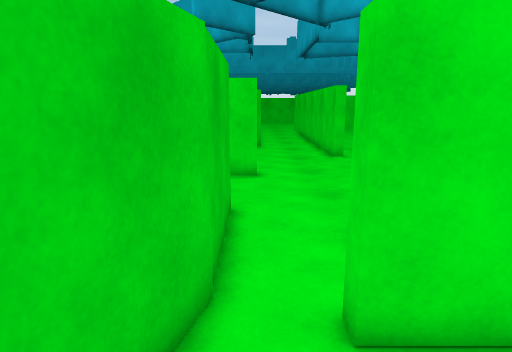
View 1 (above)

24 first-person views from a walk through a 3-D level made in the Unity game engine. The camera is 1.5 m above the floor, tilts 12° down and sees 75° across. The floor is counted in squares, 0.5 m on a side. Each view is taken from the middle of a square. On the plan, view 1 faces up. The plan holds only what a view shows up to about 20 squares ahead; the rest is blank. The place goes on beyond the plan.

View 2
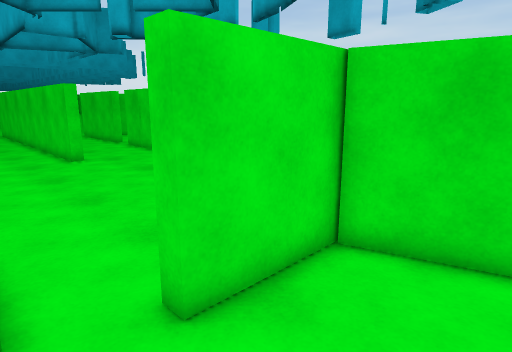

View 3
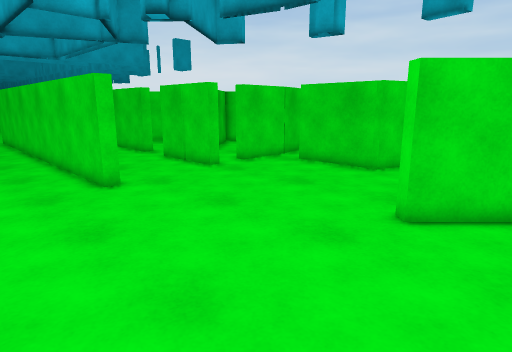

View 4
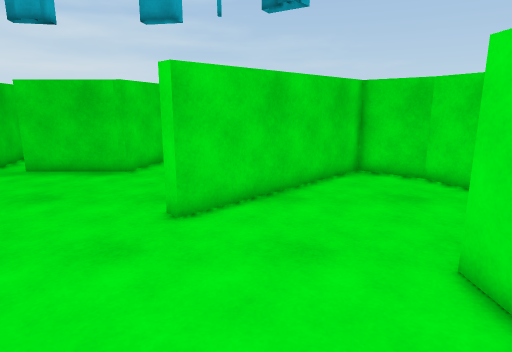

View 5
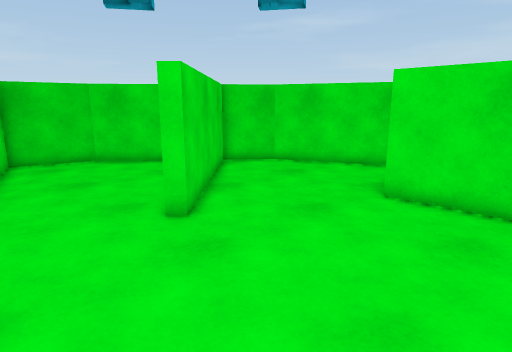

View 6
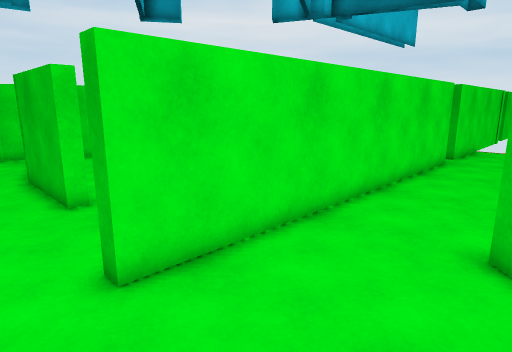

View 7
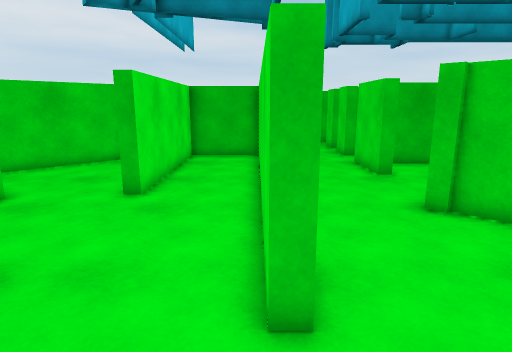

View 8
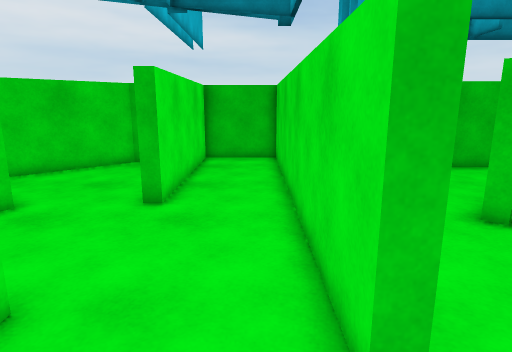

View 9
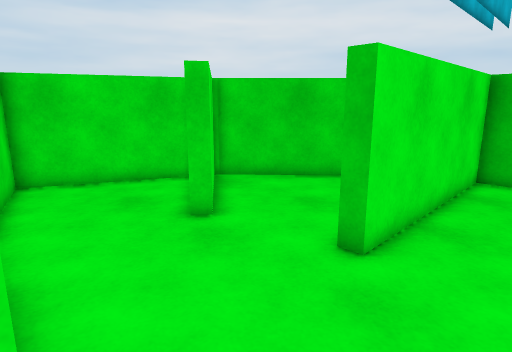

View 10
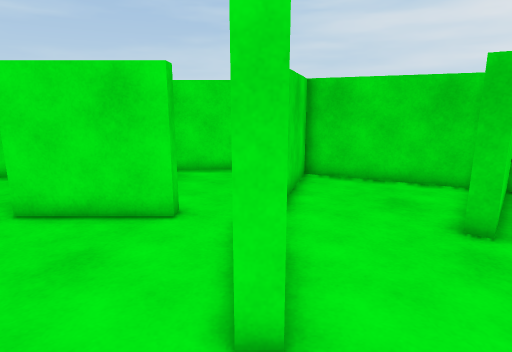

View 11
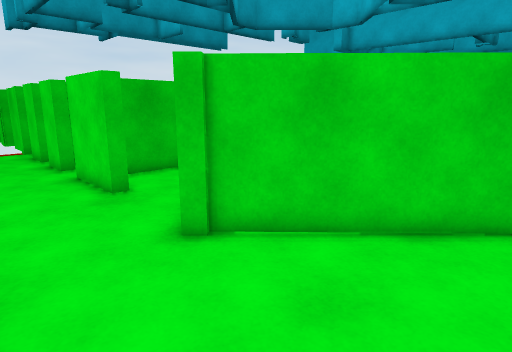

View 12
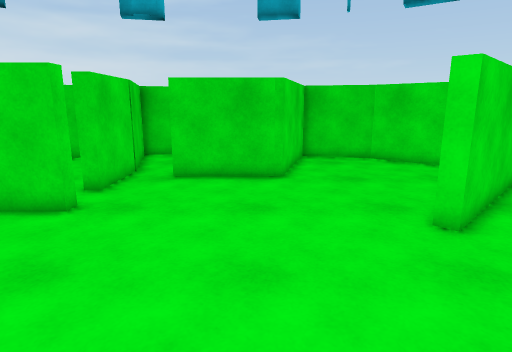

View 13
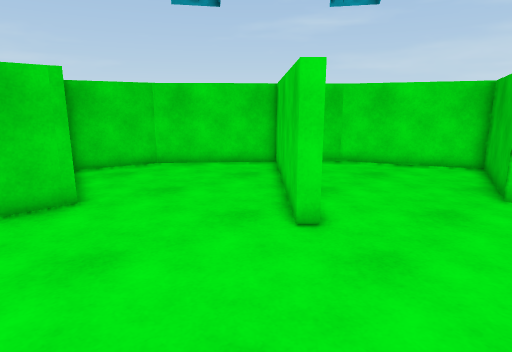

View 14
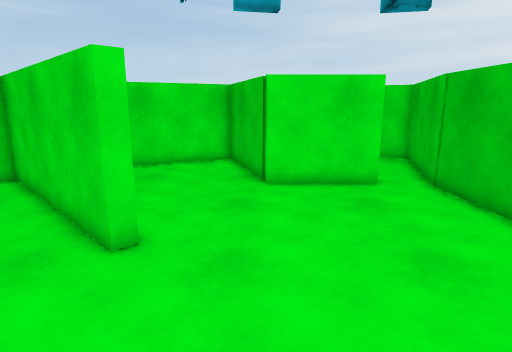

View 15
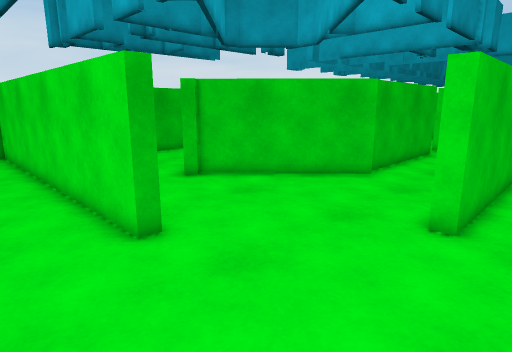

View 16
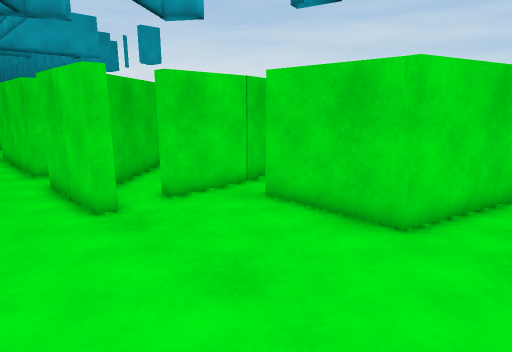

View 17
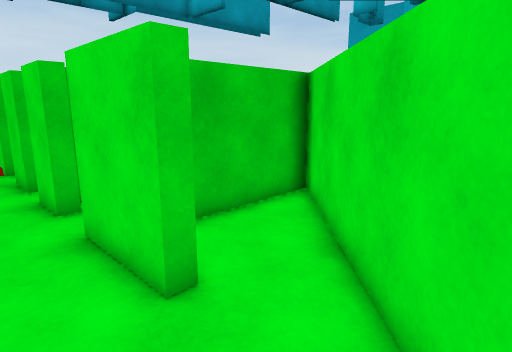

View 18
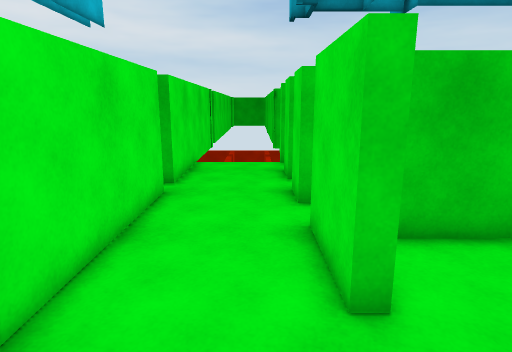

View 19
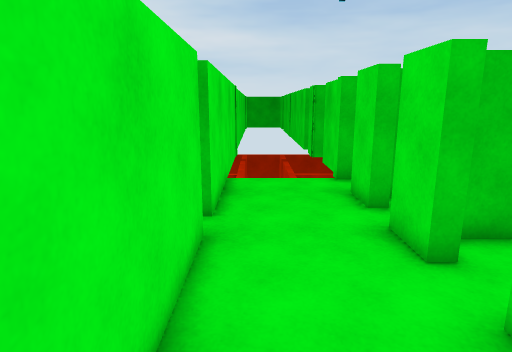

View 20
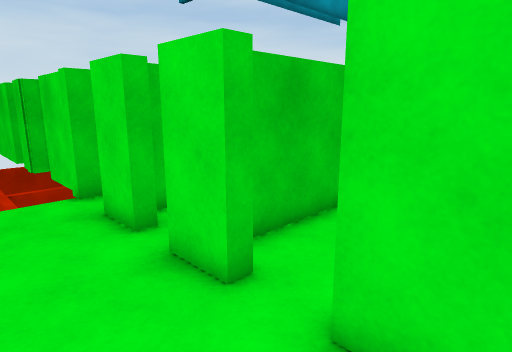

View 21
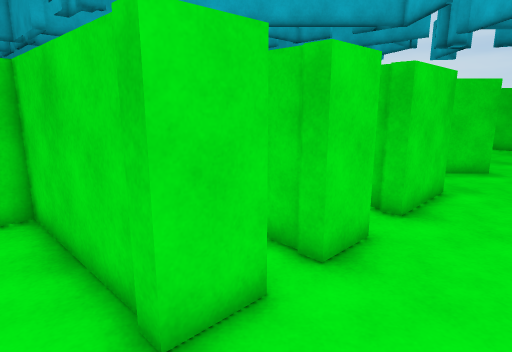

View 22
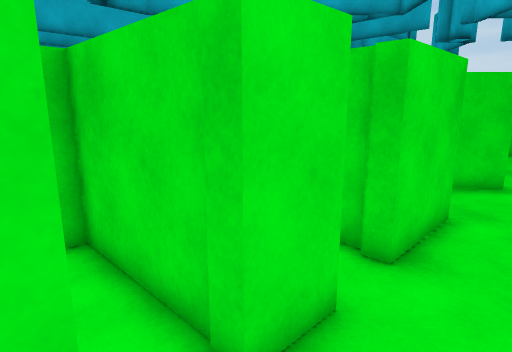

View 23
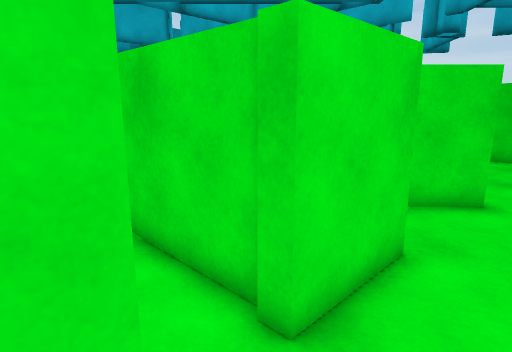

View 24
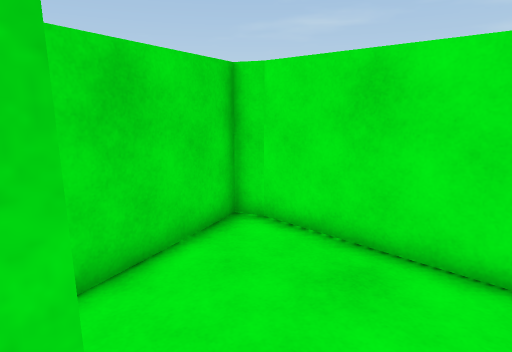

### Floor plan
Ten units are one square. View 1 is at (0, 0); x grows to the right and y downward. Boxes are objects, and circles mark ways between rooms. Rooms are numbered by the first view taken in them; rooms with no view inside come last. Other rooms are left out.
<svg viewBox="-250 -251 463 281">
<path fill="none" stroke="#000" d="M1 25 60 23M54 -37 12 -37 12 -43M-7 -48 -26 18 -10 25M68 20 51 -37M-7 -94 -7 -48M109 -205 101 -205 101 -226M12 -43 58 -43M57 -39 74 17 135 -10 154 -32 86 -101 90 -105 158 -37 199 -84 208 -122 149 -139 150 -143M-49 -194 -54 -190 -109 -245M101 -227 101 -246M51 -246 51 -193 45 -193 45 -246M150 -141 150 -186M1 -246 -52 -196M161 -205 126 -205 126 -212M-104 -200 -104 -193 -140 -193 -140 -200M-138 -201 -138 -244M-132 -246 -132 -211M-160 -200 -160 -193 -177 -193M-174 -148 0 -148 0 -142M-171 -246 -171 -206M-64 -59 -59 -55M-14 -94 -7 -94M-88 -12 -32 15 -20 -24M0 -142 -160 -142 -160 -100M-162 -101 -70 -101 -70 -94M-212 -193 -212 -200M-212 -202 -212 -245M-234 -201 -234 -193M-245 -148 -216 -148M-194 -200 -194 -193 -212 -193M-177 -193 -177 -246M-206 -209 -206 -203M-216 -148 -187 -148"/>
<circle cx="5" cy="-40" r="3" fill="#2a7"/>
<circle cx="-10" cy="-115" r="3" fill="#2a7"/>
<circle cx="-165" cy="-170" r="3" fill="#2a7"/>
<circle cx="-205" cy="-170" r="3" fill="#2a7"/>
<text x="20" y="-10">1</text>
<text x="40" y="-140">2</text>
<text x="-60" y="-80">3</text>
<text x="-220" y="-190">4</text>
<text x="-190" y="-190">5</text>
</svg>
Room 1 opens to room 2. Room 2 opens to room 3. Room 2 opens to room 5. Room 4 opens to room 5.

Where each view was taken, in squares from view 1:
view 1: 0 up, 0 right, facing up
view 2: 0 up, 1 left, facing up-right
view 3: 7 up, 0 right, facing up-right
view 4: 8 up, 0 right, facing right
view 5: 15 up, 1 right, facing down-right
view 6: 20 up, 2 right, facing down-left
view 7: 14 up, 4 right, facing left
view 8: 13 up, 3 right, facing left
view 9: 13 up, 1 left, facing down-left
view 10: 13 up, 1 left, facing down
view 11: 15 up, 1 right, facing up-left
view 12: 15 up, 1 right, facing right
view 13: 17 up, 4 right, facing down-right
view 14: 17 up, 6 right, facing down
view 15: 11 up, 7 right, facing up-left
view 16: 11 up, 7 right, facing up-right
view 17: 17 up, 6 left, facing up-left
view 18: 18 up, 6 left, facing left
view 19: 16 up, 10 left, facing left
view 20: 16 up, 12 left, facing up-left
view 21: 16 up, 23 left, facing up-right
view 22: 17 up, 20 left, facing up-right
view 23: 17 up, 17 left, facing up-right
view 24: 4 up, 0 right, facing down-right
